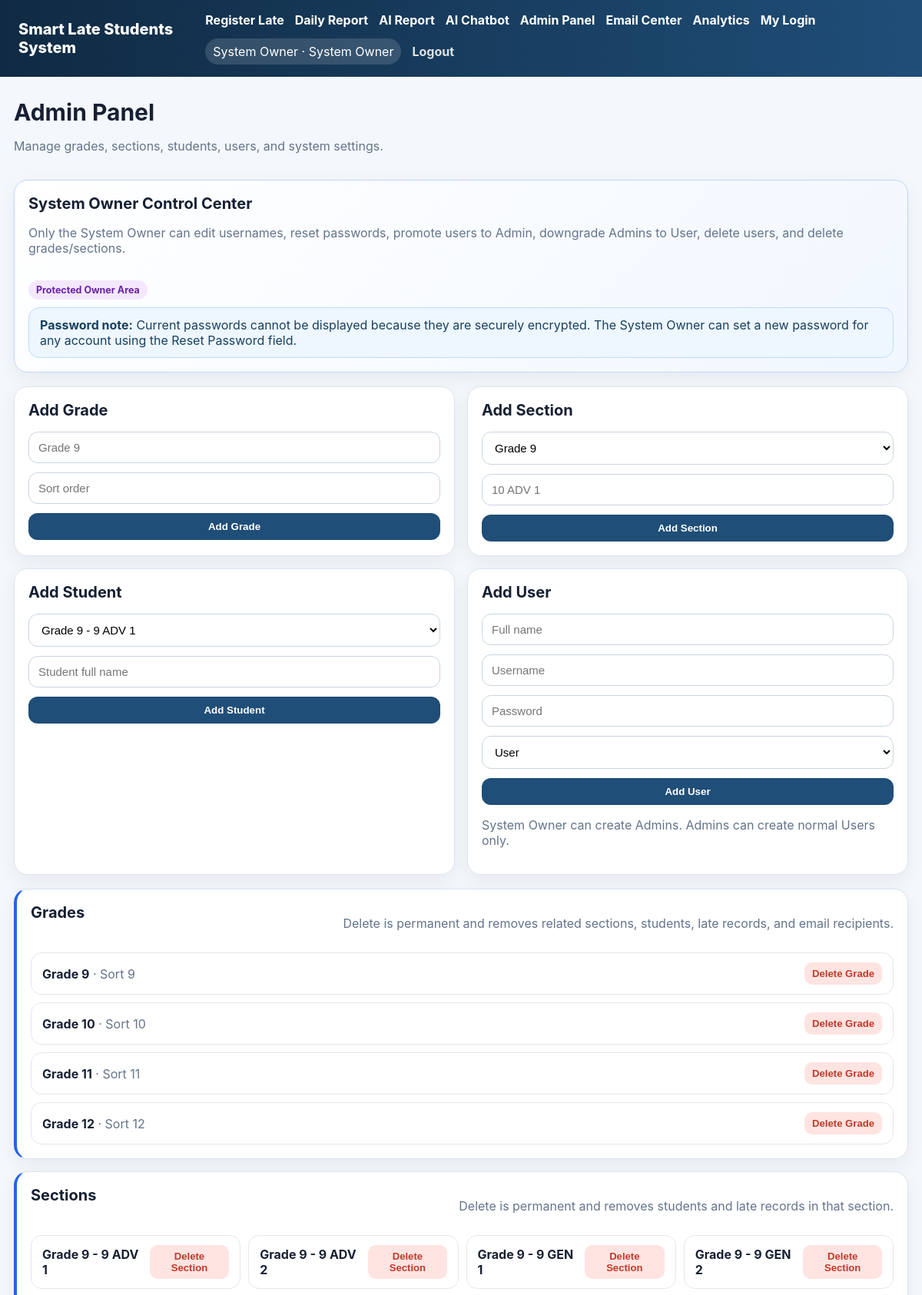
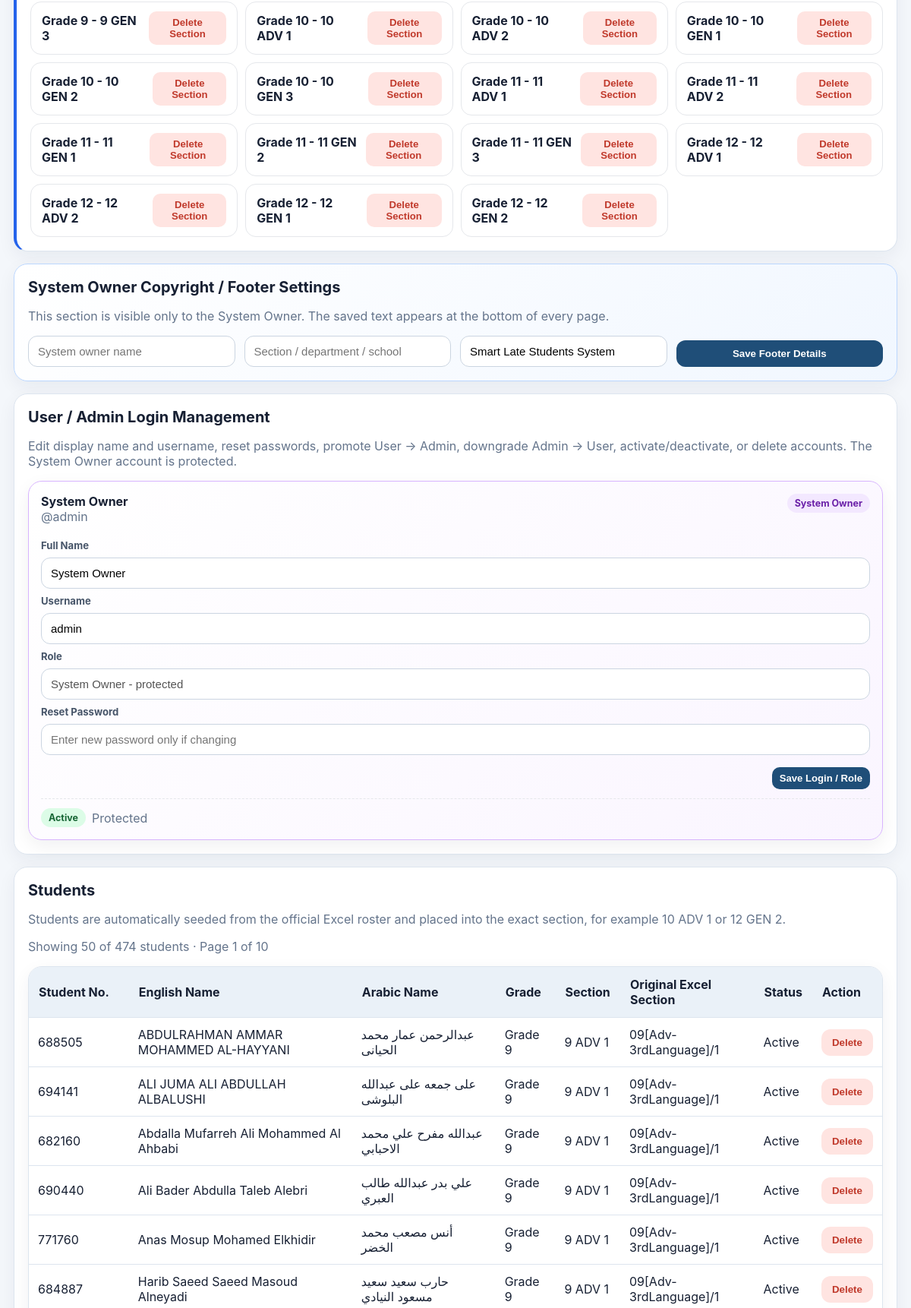
The page /admin (signed in, upper part) on the database its author committed (2 pictures, top to bottom).
### tables this page shows
CREATE TABLE system_settings (
            key TEXT PRIMARY KEY,
            value TEXT
        );

CREATE TABLE users (
            id INTEGER PRIMARY KEY AUTOINCREMENT,
            username TEXT NOT NULL UNIQUE,
            password_hash TEXT NOT NULL,
            full_name TEXT NOT NULL,
            role TEXT NOT NULL CHECK(role IN ('system_owner','admin','user')),
            active INTEGER NOT NULL DEFAULT 1,
            created_at TEXT NOT NULL
        );

CREATE TABLE grades (
            id INTEGER PRIMARY KEY AUTOINCREMENT,
            name TEXT NOT NULL UNIQUE,
            sort_order INTEGER NOT NULL DEFAULT 0
        );

CREATE TABLE sections (
            id INTEGER PRIMARY KEY AUTOINCREMENT,
            grade_id INTEGER NOT NULL,
            name TEXT NOT NULL,
            UNIQUE(grade_id, name),
            FOREIGN KEY(grade_id) REFERENCES grades(id) ON DELETE CASCADE
        );

CREATE TABLE students (
            id INTEGER PRIMARY KEY AUTOINCREMENT,
            name TEXT NOT NULL,
            grade_id INTEGER NOT NULL,
            section_id INTEGER NOT NULL,
            active INTEGER NOT NULL DEFAULT 1,
            created_at TEXT NOT NULL, student_number TEXT, name_ar TEXT, name_en TEXT, source_section TEXT, source_grade TEXT,
            UNIQUE(name, grade_id, section_id),
            FOREIGN KEY(grade_id) REFERENCES grades(id) ON DELETE CASCADE,
            FOREIGN KEY(section_id) REFERENCES sections(id) ON DELETE CASCADE
        );

### app.py (the view)
@app.route("/admin")
@login_required
@admin_required
def admin_home():
    page = max(request.args.get("page", 1, type=int), 1)
    per_page = request.args.get("per_page", 50, type=int)
    if per_page not in (30, 50, 100):
        per_page = 50
    offset = (page - 1) * per_page
    with get_conn() as conn:
        grades = conn.execute("SELECT * FROM grades ORDER BY sort_order, name").fetchall()
        sections = conn.execute("SELECT s.*, g.name AS grade_name FROM sections s JOIN grades g ON g.id=s.grade_id ORDER BY g.sort_order, s.name").fetchall()
        total_students_row = conn.execute("SELECT COUNT(*) AS c FROM students").fetchone()
        total_students = total_students_row["c"] or 0
        students = conn.execute("""
            SELECT st.*, g.name AS grade_name, s.name AS section_name
            FROM students st JOIN grades g ON g.id=st.grade_id JOIN sections s ON s.id=st.section_id
            ORDER BY st.active DESC, g.sort_order, s.name, st.name
            LIMIT ? OFFSET ?
        """, (per_page, offset)).fetchall()
        users = conn.execute("SELECT id, username, full_name, role, active, created_at FROM users ORDER BY role, username").fetchall()
    total_pages = max((total_students + per_page - 1) // per_page, 1)
    return render_template("admin.html", grades=grades, sections=sections, students=students, users=users, page=page, per_page=per_page, total_pages=total_pages, total_students=total_students, footer_settings=get_footer_settings())

### templates/admin.html (shortened to what this page needs)
{% extends 'base.html' %}
{% block content %}
<div class="page-head">
  <div>
    <h1>Admin Panel</h1>
    <p class="muted">Manage grades, sections, students, users, and system settings.</p>
  </div>
</div>
{% if is_system_owner(me) %}
<section class="panel wide owner-panel">
  <div class="section-title-row">
    <div>
      <h2>System Owner Control Center</h2>
      <p class="muted">Only the System Owner can edit usernames, reset passwords, promote users to Admin, downgrade Admins to User, delete users, and delete grades/sections.</p>
    </div>
    <span class="role-badge owner">Protected Owner Area</span>
  </div>
  <div class="notice-soft">
    <strong>Password note:</strong> Current passwords cannot be displayed because they are securely encrypted. The System Owner can set a new password for any account using the Reset Password field.
  </div>
</section>
{% endif %}
<div class="admin-grid">
  <section class="panel">
    <h2>Add Grade</h2>
    <form method="post" action="{{ url_for('add_grade') }}" class="form-grid">
      <input name="name" placeholder="Grade 9" required>
      <input name="sort_order" type="number" placeholder="Sort order">
      <button class="primary">Add Grade</button>
    </form>
  </section>
  <section class="panel">
    <h2>Add Section</h2>
    <form method="post" action="{{ url_for('add_section') }}" class="form-grid">
      <select name="grade_id">{% for g in grades %}<option value="{{g.id}}">{{g.name}}</option>{% endfor %}</select>
      <input name="name" placeholder="10 ADV 1" required>
      <button class="primary">Add Section</button>
    </form>
  </section>
  <section class="panel">
    <h2>Add Student</h2>
    <form method="post" action="{{ url_for('add_student') }}" class="form-grid">
      <select name="section_id">{% for s in sections %}<option value="{{s.id}}">{{s.grade_name}} - {{s.name}}</option>{% endfor %}</select>
      <input name="name" placeholder="Student full name" required>
      <button class="primary">Add Student</button>
    </form>
  </section>
  <section class="panel">
    <h2>Add User</h2>
    <form method="post" action="{{ url_for('add_user') }}" class="form-grid">
      <input name="full_name" placeholder="Full name" required>
      <input name="username" placeholder="Username" required>
      <input name="password" type="password" placeholder="Password" required>
      <select name="role">
        <option value="user">User</option>
      </select>
      <button class="primary">Add User</button>
    </form>
    <p class="muted">System Owner can create Admins. Admins can create normal Users only.</p>
  </section>
</div>
{% if is_system_owner(me) %}
<section class="panel wide management-card">
  <div class="section-title-row"><h2>Grades</h2><p class="muted">Delete is permanent and removes related sections, students, late records, and email recipients.</p></div>
  <div class="compact-list">
    {% for g in grades %}
      <div class="compact-item">
        <div><strong>{{ g.name }}</strong><span class="muted"> · Sort {{ g.sort_order }}</span></div>
        <form method="post" action="{{ url_for('owner_delete_grade', grade_id=g.id) }}" onsubmit="return confirm('Delete {{ g.name }} and all related sections/students/late records?');">
          <button class="danger small">Delete Grade</button>
        </form>
      </div>
    {% endfor %}
  </div>
</section>
<section class="panel wide management-card">
  <div class="section-title-row"><h2>Sections</h2><p class="muted">Delete is permanent and removes students and late records in that section.</p></div>
  <div class="compact-list two-col">
    {% for s in sections %}
      <div class="compact-item">
        <div><strong>{{ s.grade_name }} - {{ s.name }}</strong></div>
        <form method="post" action="{{ url_for('owner_delete_section', section_id=s.id) }}" onsubmit="return confirm('Delete {{ s.grade_name }} - {{ s.name }} and all students/records inside it?');">
          <button class="danger small">Delete Section</button>
        </form>
      </div>
    {% endfor %}
  </div>
</section>
{% endif %}
{% if is_system_owner(me) %}
<section class="panel wide owner-panel">
  <h2>System Owner Copyright / Footer Settings</h2>
  <p class="muted">This section is visible only to the System Owner. The saved text appears at the bottom of every page.</p>
  <form method="post" action="{{ url_for('update_footer_settings') }}" class="form-grid footer-form">
    <input name="owner_name" placeholder="System owner name" value="{{ footer_settings.owner_name }}">
    <input name="owner_section" placeholder="Section / department / school" value="{{ footer_settings.owner_section }}">
    <input name="extra" placeholder="Footer copyright text" value="{{ footer_settings.extra }}">
    <button class="primary">Save Footer Details</button>
  </form>
</section>
{% endif %}
<section class="panel wide">
  <h2>{% if is_system_owner(me) %}User / Admin Login Management{% else %}Users{% endif %}</h2>
  {% if is_system_owner(me) %}
    <p class="muted">Edit display name and username, reset passwords, promote User → Admin, downgrade Admin → User, activate/deactivate, or delete accounts. The System Owner account is protected.</p>
  {% else %}
    <p class="muted">Admins can view users only. Login editing, role changes, deletion, and deactivation are limited to the System Owner.</p>
  {% endif %}
  {% if is_system_owner(me) %}
    <div class="owner-user-grid">
      {% for u in users %}
        <div class="user-card {% if u.role == 'system_owner' %}owner-account{% endif %}">
          <form method="post" action="{{ url_for('owner_update_user', user_id=u.id) }}" class="no-overlay user-edit-form">
            <div class="user-card-head">
              <div>
                <strong>{{ u.full_name }}</strong>
                <div class="muted">@{{ u.username }}</div>
              </div>
              <span class="role-badge {% if u.role == 'system_owner' %}owner{% elif u.role == 'admin' %}admin{% else %}user{% endif %}">{{ u.role|replace('_',' ')|title }}</span>
            </div>
            <label>Full Name</label>
            <input name="full_name" value="{{ u.full_name }}" required>
            <label>Username</label>
            <input name="username" value="{{ u.username }}" required>
            <label>Role</label>
            {% if u.role == 'system_owner' %}
              <input value="System Owner - protected" disabled>
            {% else %}
              <select name="role">
                <option value="user" {% if u.role=='user' %}selected{% endif %}>User</option>
                <option value="admin" {% if u.role=='admin' %}selected{% endif %}>Admin</option>
              </select>
            {% endif %}
            <label>Reset Password</label>
            <input name="new_password" type="password" placeholder="Enter new password only if changing">
            <div class="user-actions">
              <button class="primary small">Save Login / Role</button>
            </div>
          </form>
          <div class="user-secondary-actions">
            <span class="status-pill {{ 'active' if u.active else 'inactive' }}">{{ 'Active' if u.active else 'Inactive' }}</span>
            {% if u.role != 'system_owner' %}
              <form method="post" action="{{ url_for('toggle_user', user_id=u.id) }}" class="inline-form"><button class="warning small">{{ 'Deactivate' if u.active else 'Activate' }}</button></form>
              <form method="post" action="{{ url_for('owner_delete_user', user_id=u.id) }}" class="inline-form" onsubmit="return confirm('Delete this user permanently?');"><button class="danger small">Delete</button></form>
            {% else %}
              <span class="muted">Protected</span>
            {% endif %}
          </div>
        </div>
      {% endfor %}
    </div>
  {% endif %}
</section>
<section class="panel wide">
  <h2>Students</h2>
  <p class="muted">Students are automatically seeded from the official Excel roster and placed into the exact section, for example 10 ADV 1 or 12 GEN 2.</p>
  <p class="muted">Showing {{ students|length }} of {{ total_students }} students · Page {{ page }} of {{ total_pages }}</p>
  <table class="table">
    <thead><tr><th>Student No.</th><th>English Name</th><th>Arabic Name</th><th>Grade</th><th>Section</th><th>Original Excel Section</th><th>Status</th><th>Action</th></tr></thead>
    <tbody>{% for s in students %}<tr><td>{{s.student_number or '-'}}</td><td>{{s.name}}</td><td>{{s.name_ar or '-'}}</td><td>{{s.grade_name}}</td><td>{{s.section_name}}</td><td>{{s.source_section or '-'}}</td><td>{{ 'Active' if s.active else 'Deleted' }}</td><td>{% if s.active %}<form method="post" action="{{ url_for('delete_student', student_id=s.id) }}"><button class="danger">Delete</button></form>{% endif %}</td></tr>{% endfor %}</tbody>
  </table>
</section>
{% endblock %}

### templates/base.html (shortened to what this page needs)
<!doctype html>
<html lang="en" dir="ltr">
<head>
  <link rel="stylesheet" href="{{ url_for('static', filename='style.css') }}">
</head>
<body>
  <nav class="topbar">
    <div class="brand">{{ app_title }}</div>
    {% if me %}
    <div class="navlinks">
      <a href="{{ url_for('dashboard') }}">Register Late</a>
      <a href="{{ url_for('report') }}">Daily Report</a>
      <a href="{{ url_for('ai_report') }}">AI Report</a>
      <a href="{{ url_for('chatbot') }}">AI Chatbot</a>
      {% if is_admin_like(me) %}
        <a href="{{ url_for('admin_home') }}">Admin Panel</a>
        <a href="{{ url_for('admin_email') }}">Email Center</a>
        <a href="{{ url_for('admin_analytics') }}">Analytics</a>
      {% endif %}
      <a href="{{ url_for('account_settings') }}">My Login</a>
      <span class="userpill">{{ me.full_name }} · {{ me.role|replace('_',' ')|title }}</span>
      <a class="logout" href="{{ url_for('logout') }}">Logout</a>
    </div>
    {% endif %}
  </nav>
  <main class="container">
    {% block content %}{% endblock %}
  </main>
</body>
</html>

### rows shown on the page
system_settings: value "Smart Late Students System", extra "Smart Late Students System"
users: full_name "System Owner", role "System Owner", username "admin", active "Active", shows "Protected"
grades: name "Grade 9", sort_order "9"
grades: name "Grade 10", sort_order "10"
grades: name "Grade 11", sort_order "11"
grades: name "Grade 12", sort_order "12"
sections: grade_name "Grade 9", name "9 ADV 1"
sections: grade_name "Grade 9", name "9 ADV 2"
sections: grade_name "Grade 9", name "9 GEN 1"
sections: grade_name "Grade 9", name "9 GEN 2"
sections: grade_name "Grade 9", name "9 GEN 3"
sections: grade_name "Grade 10", name "10 ADV 1"
sections: grade_name "Grade 10", name "10 ADV 2"
sections: grade_name "Grade 10", name "10 GEN 1"
sections: grade_name "Grade 10", name "10 GEN 2"
sections: grade_name "Grade 10", name "10 GEN 3"
sections: grade_name "Grade 11", name "11 ADV 1"
sections: grade_name "Grade 11", name "11 ADV 2"
sections: grade_name "Grade 11", name "11 GEN 1"
sections: grade_name "Grade 11", name "11 GEN 2"
sections: grade_name "Grade 11", name "11 GEN 3"
sections: grade_name "Grade 12", name "12 ADV 1"
sections: grade_name "Grade 12", name "12 ADV 2"
sections: grade_name "Grade 12", name "12 GEN 1"
sections: grade_name "Grade 12", name "12 GEN 2"
students: student_number "688505", name "ABDULRAHMAN AMMAR MOHAMMED AL-HAYYANI", name_ar "عبدالرحمن عمار محمد الحيانى", grade_name "Grade 9", section_name "9 ADV 1", source_section "09[Adv-3rdLanguage]/1", active "Active"
students: student_number "694141", name "ALI JUMA ALI ABDULLAH ALBALUSHI", name_ar "على جمعه على عبدالله البلوشى", grade_name "Grade 9", section_name "9 ADV 1", source_section "09[Adv-3rdLanguage]/1", active "Active"
students: student_number "682160", name "Abdalla Mufarreh Ali Mohammed Al Ahbabi", name_ar "عبدالله مفرح علي محمد الاحبابي", grade_name "Grade 9", section_name "9 ADV 1", source_section "09[Adv-3rdLanguage]/1", active "Active"
students: student_number "690440", name "Ali Bader Abdulla Taleb Alebri", name_ar "علي بدر عبدالله طالب العبري", grade_name "Grade 9", section_name "9 ADV 1", source_section "09[Adv-3rdLanguage]/1", active "Active"
students: student_number "771760", name "Anas Mosup Mohamed Elkhidir", name_ar "أنس مصعب محمد الخضر", grade_name "Grade 9", section_name "9 ADV 1", source_section "09[Adv-3rdLanguage]/1", active "Active"
students: student_number "684887", name "Harib Saeed Saeed Masoud Alneyadi", name_ar "حارب سعيد سعيد مسعود النيادي", grade_name "Grade 9", section_name "9 ADV 1", source_section "09[Adv-3rdLanguage]/1", active "Active"

### other values the page prints
{{ students|length }} "50"
{{ total_students }} "474"
{{ page }} "1"
{{ total_pages }} "10"
form field grade_id "Grade 9"
form field section_id "Grade 9 - 9 ADV 1"
